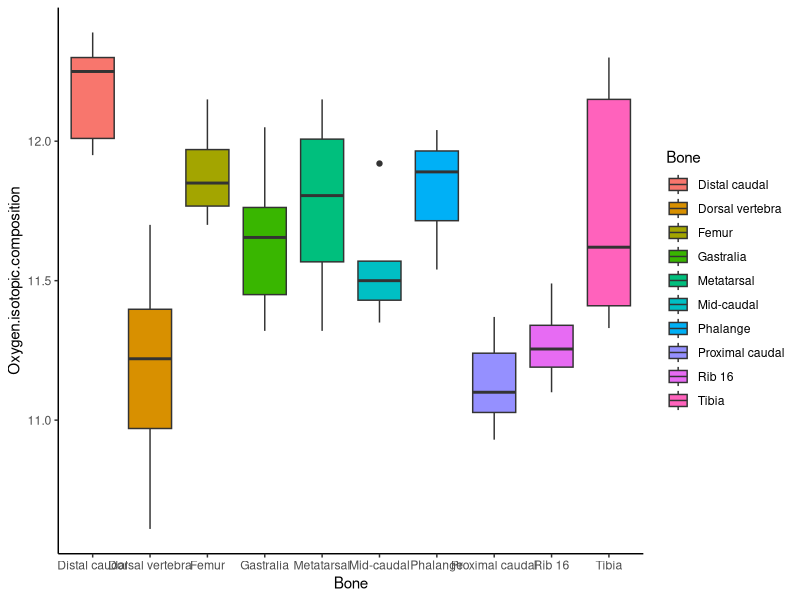

The R script that drew this image:
# Load libraries
library(ggplot2)
library(dplyr)
library(tidyr)

# Set working directory
setwd("D:/R-4.0.2/ESE5023_Assignments/PS3")

#2

bone_oxygen <- read.csv(file = "bone_oxy.csv", header = T)
bone_oxygen_tbl<-as_tibble(bone_oxygen)
bone_oxygen_tbl%>%
  group_by(Bone) %>%
  summarise(
    count = n(),
    mean = mean(Oxygen.isotopic.composition, na.rm = TRUE),
    sd = sd(Oxygen.isotopic.composition, na.rm = TRUE)
  )
bone_oxygen_tbl %>%
  group_by(Bone) %>%
  ggplot(aes(x = Bone, y = Oxygen.isotopic.composition, fill = Bone)) +
  geom_boxplot() +
  theme_classic()
anova_one_way <- aov(Oxygen.isotopic.composition ~ Bone, data = bone_oxygen_tbl)
summary(anova_one_way)
#TukeyHSD(anova_one_way)

#p-value is 1.01e-06 is very small,so the means are different for different bones,
#the dataset support Tyrannosaurua Rex is not warm-blooded.

